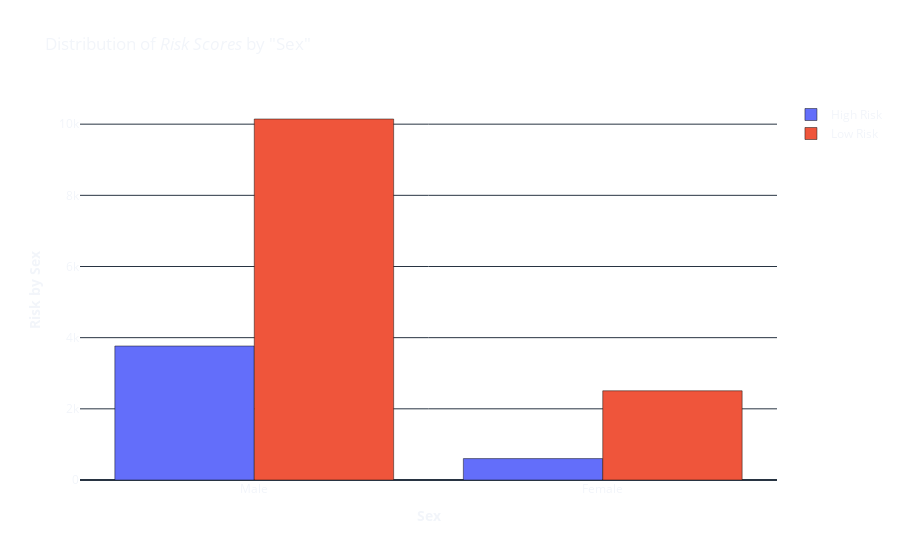
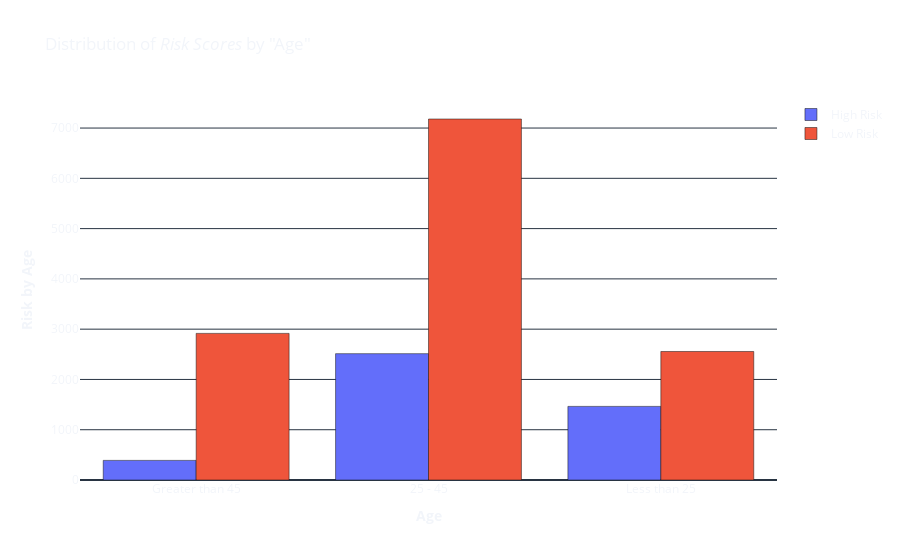
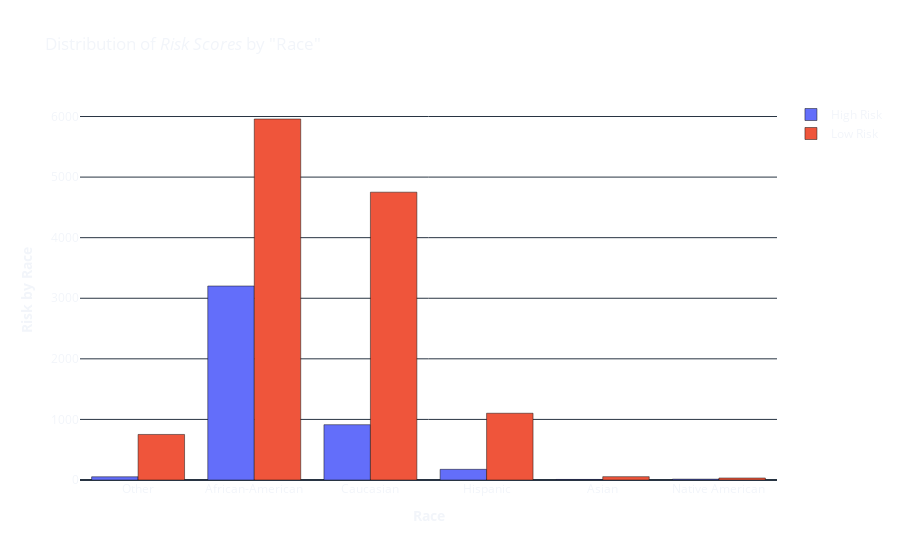

Notebook cell for these charts, in order:
### Markdown cell above
**Now, let us try to se how our target is related to the sensitive atributes of our dataset (`Age`, `Race`, and `Sex`).**

### Code cell
high_risk = []
low_risk = []

for element in list(df['sex'].unique()):
    a = df[df['sex'] == element]['label'].value_counts()[0]
    b = df[df['sex'] == element]['label'].value_counts()[1]
    high_risk.append(a)
    low_risk.append(b)

import plotly.graph_objects as go

fig = go.Figure(data=[
    go.Bar(name='High Risk', x=list(df['sex'].unique()), y=high_risk),
    go.Bar(name='Low Risk', x=list(df['sex'].unique()), y=low_risk)
])

fig.update_layout(
    barmode='group',
    template='plotly_dark',  
    xaxis_title="<b>Sex</b>",
    yaxis_title="<b>Risk by Sex</b>",
    title='Distribution of <i>Risk Scores</i> by "Sex"',
    paper_bgcolor='rgba(0, 0, 0, 0)',
    plot_bgcolor='rgba(0, 0, 0, 0)',
    )
fig.show()

high_risk = []
low_risk = []

for element in list(df['age_cat'].unique()):
    a = df[df['age_cat'] == element]['label'].value_counts()[0]
    b = df[df['age_cat'] == element]['label'].value_counts()[1]
    high_risk.append(a)
    low_risk.append(b)

import plotly.graph_objects as go

fig = go.Figure(data=[
    go.Bar(name='High Risk', x=list(df['age_cat'].unique()), y=high_risk),
    go.Bar(name='Low Risk', x=list(df['age_cat'].unique()), y=low_risk)
])

fig.update_layout(
    barmode='group',
    template='plotly_dark',  
    xaxis_title="<b>Age</b>",
    yaxis_title="<b>Risk by Age</b>",
    title='Distribution of <i>Risk Scores</i> by "Age"',
    paper_bgcolor='rgba(0, 0, 0, 0)',
    plot_bgcolor='rgba(0, 0, 0, 0)',
    )
fig.show()

high_risk = []
low_risk = []

for element in list(df['race'].unique()):
    a = df[df['race'] == element]['label'].value_counts()[0]
    b = df[df['race'] == element]['label'].value_counts()[1]
    high_risk.append(a)
    low_risk.append(b)

import plotly.graph_objects as go

fig = go.Figure(data=[
    go.Bar(name='High Risk', x=list(df['race'].unique()), y=high_risk),
    go.Bar(name='Low Risk', x=list(df['race'].unique()), y=low_risk)
])

fig.update_layout(
    barmode='group',
    template='plotly_dark',  
    xaxis_title="<b>Race</b>",
    yaxis_title="<b>Risk by Race</b>",
    title='Distribution of <i>Risk Scores</i> by "Race"',
    paper_bgcolor='rgba(0, 0, 0, 0)',
    plot_bgcolor='rgba(0, 0, 0, 0)',
    )
fig.show()

### Figure 1 — Plotly figure (JSON) as saved in the notebook; plotly's stock layout.template omitted (floating-point values rounded to 4 significant figures)
{"data": [{"name": "High Risk", "type": "bar", "x": ["Male", "Female"], "y": [3765, 602]}, {"name": "Low Risk", "type": "bar", "x": ["Male", "Female"], "y": [10145, 2507]}], "layout": {"barmode": "group", "paper_bgcolor": "rgba(0, 0, 0, 0)", "plot_bgcolor": "rgba(0, 0, 0, 0)", "title": {"text": "Distribution of <i>Risk Scores</i> by \"Sex\""}, "xaxis": {"title": {"text": "<b>Sex</b>"}}, "yaxis": {"title": {"text": "<b>Risk by Sex</b>"}}}}

### Figure 2 — Plotly figure (JSON) as saved in the notebook; plotly's stock layout.template omitted (floating-point values rounded to 4 significant figures)
{"data": [{"name": "High Risk", "type": "bar", "x": ["Greater than 45", "25 - 45", "Less than 25"], "y": [390, 2513, 1464]}, {"name": "Low Risk", "type": "bar", "x": ["Greater than 45", "25 - 45", "Less than 25"], "y": [2916, 7180, 2556]}], "layout": {"barmode": "group", "paper_bgcolor": "rgba(0, 0, 0, 0)", "plot_bgcolor": "rgba(0, 0, 0, 0)", "title": {"text": "Distribution of <i>Risk Scores</i> by \"Age\""}, "xaxis": {"title": {"text": "<b>Age</b>"}}, "yaxis": {"title": {"text": "<b>Risk by Age</b>"}}}}

### Figure 3 — Plotly figure (JSON) as saved in the notebook; plotly's stock layout.template omitted (floating-point values rounded to 4 significant figures)
{"data": [{"name": "High Risk", "type": "bar", "x": ["Other", "African-American", "Caucasian", "Hispanic", "Asian", "Native American"], "y": [53, 3202, 913, 176, 9, 14]}, {"name": "Low Risk", "type": "bar", "x": ["Other", "African-American", "Caucasian", "Hispanic", "Asian", "Native American"], "y": [752, 5959, 4751, 1102, 55, 33]}], "layout": {"barmode": "group", "paper_bgcolor": "rgba(0, 0, 0, 0)", "plot_bgcolor": "rgba(0, 0, 0, 0)", "title": {"text": "Distribution of <i>Risk Scores</i> by \"Race\""}, "xaxis": {"title": {"text": "<b>Race</b>"}}, "yaxis": {"title": {"text": "<b>Risk by Race</b>"}}}}
